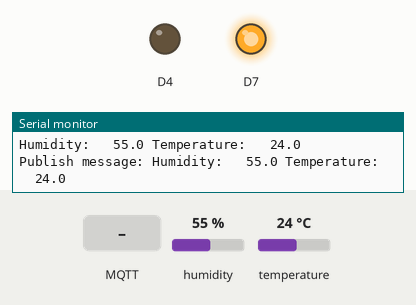
Simulated run of this sketch. Board: ESP8266 (NodeMCU). Shown: output pins drawn as LEDs (lit = HIGH), the last lines printed to the serial monitor. The test bench sets the inputs (shaded band); at power-on: humidity 55 %, temperature 24 °C. WiFi joins after 1.5 s; servers stay silent unless stated; no MQTT or app messages arrive unless stated.

Above: at 2.7 s.
2.8 s: MQTT message "Temperature" arrives on the first subscribed topic
At 3.3 s:
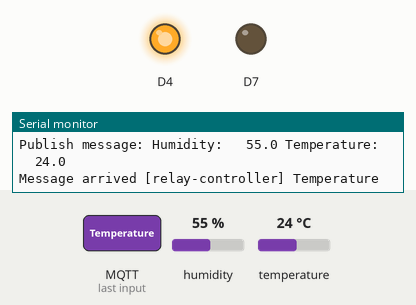
5.8 s: MQTT message "1" arrives on the first subscribed topic
At 6.7 s:
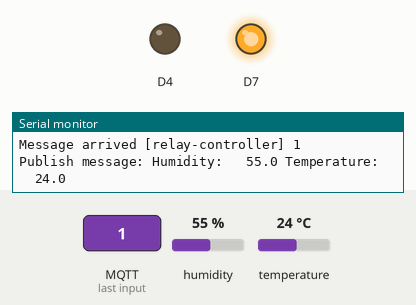
7.3 s: MQTT message "0" arrives on the first subscribed topic
At 7.9 s:
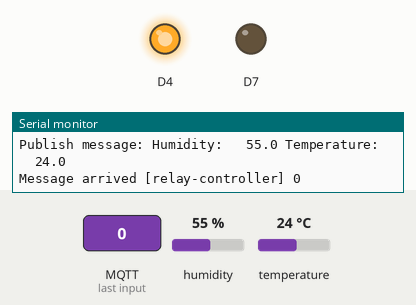
Timing chart, 0 to 9.8 s (numbered marks = the images above; inputs shaded):
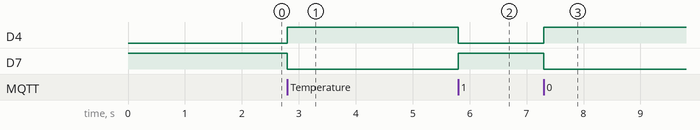

Measured:
- after the input at 2.8 s, D4: LOW → HIGH at once; D7: HIGH → LOW at once
- after the input at 5.8 s, D4: HIGH → LOW at once; D7: LOW → HIGH at once
- after the input at 7.3 s, D4: LOW → HIGH at once; D7: HIGH → LOW at once

The sketch:

automation.ino
```cpp
#include <ESP8266WiFi.h>
#include <PubSubClient.h>
#include <Adafruit_Sensor.h>
#include <DHT.h>

#define DHTPIN D2
#define DHTTYPE DHT11   // DHT 11
DHT dht(DHTPIN, DHTTYPE);

// built in LED to show activity
#define led 13

const char* ssid     = "Maddy-PC";
const char* password = "Maddy@123";
const char* mqtt_server = "broker.mqtt-dashboard.com";

WiFiClient espClient;
PubSubClient client(espClient);
long lastMsg = 0;
String sensor_input;
char msg[50];

String doSensorReading(String sType){
  String returnString = "";
  float h = dht.readHumidity();       //Read Humidity
  float t = dht.readTemperature();    //Read Temperature
  char cHumidity[7];                  //Create char for Humidity legnth 7
  char cTemperature[8];               //Create char for Temperature legnth 8
  String Humidity, Temperature;       //Define finale varable temperature and Humidity
  dtostrf(h,6,1, cHumidity);          //Load raw humidity and chop to one decimal loading back into cHumidity
  dtostrf(t,6,1, cTemperature);       //Load raw humidity and chop to one decimalloading back to cTemperature
  Humidity = String(cHumidity); //Load cHumidity into its relevent char Humidity
  Temperature = String(cTemperature);//Load cTemperature into its relevent char Temperature
  //Responses from whats asked on IP address
  if (sType == "")returnString = "Humidity: " + Humidity +" Temperature: " + Temperature;
  if (sType == "Temperature")returnString = Temperature;
  if (sType == "Humidity")returnString = Humidity;
  return returnString;
}

void setup_wifi() {

  delay(10);
  Serial.println();
  Serial.print("Connecting to ");
  Serial.println(ssid);

  WiFi.begin(ssid, password);

  while (WiFi.status() != WL_CONNECTED) {
    delay(500);
    Serial.print(".");
  }

  randomSeed(micros());

  Serial.println("");
  Serial.println("WiFi connected");
  Serial.println("IP address: ");
  Serial.println(WiFi.localIP());
}

void callback(char* topic, byte* payload, unsigned int length) {
  Serial.print("Message arrived [");
  Serial.print(topic);
  Serial.print("] ");
  for (int i = 0; i < length; i++) {
    Serial.print((char)payload[i]);
  }
  Serial.println();

  if ((char)payload[0] == '1') {
    digitalWrite(BUILTIN_LED, LOW);   // Turn the LED on (Note that LOW is the voltage level)
    digitalWrite(D7, HIGH);
  } else {
    digitalWrite(BUILTIN_LED, HIGH);  // Turn the LED off by making the voltage HIGH
    digitalWrite(D7, LOW);
  }

}

void reconnect() {
  // Loop until we're reconnected
  while (!client.connected()) {
    Serial.print("Attempting MQTT connection...");
    // Create a random client ID
    String clientId = "maddy-1234567";
    // Attempt to connect
    if (client.connect(clientId.c_str())) {
      Serial.println("connected");
      // Once connected, publish an announcement...
      sensor_input = doSensorReading("");
      snprintf (msg, 75, "%s", sensor_input.c_str());
      client.publish("sensor-data", msg);
      Serial.println(msg);
      // ... and resubscribe
      client.subscribe("relay-controller");
    } else {
      Serial.print("failed, rc=");
      Serial.print(client.state());
      Serial.println(" try again in 5 seconds");
      // Wait 5 seconds before retrying
      delay(5000);
    }
  }
}

void setup() {
  pinMode(BUILTIN_LED, OUTPUT);     // Initialize the BUILTIN_LED pin as an output
  pinMode(D7, OUTPUT);
  digitalWrite(D7, HIGH);
  Serial.begin(9600);
  setup_wifi();
  client.setServer(mqtt_server, 1883);
  client.setCallback(callback);
}

void loop() {

  if (!client.connected()) {
    reconnect();
  }
  client.loop();

  long now = millis();
  if (now - lastMsg > 2000) {
    lastMsg = now;
    sensor_input = doSensorReading("");
    snprintf (msg, 75, "%s", sensor_input.c_str());
    Serial.print("Publish message: ");
    Serial.println(msg);
    client.publish("sensor-data", msg);
  }
}
```
